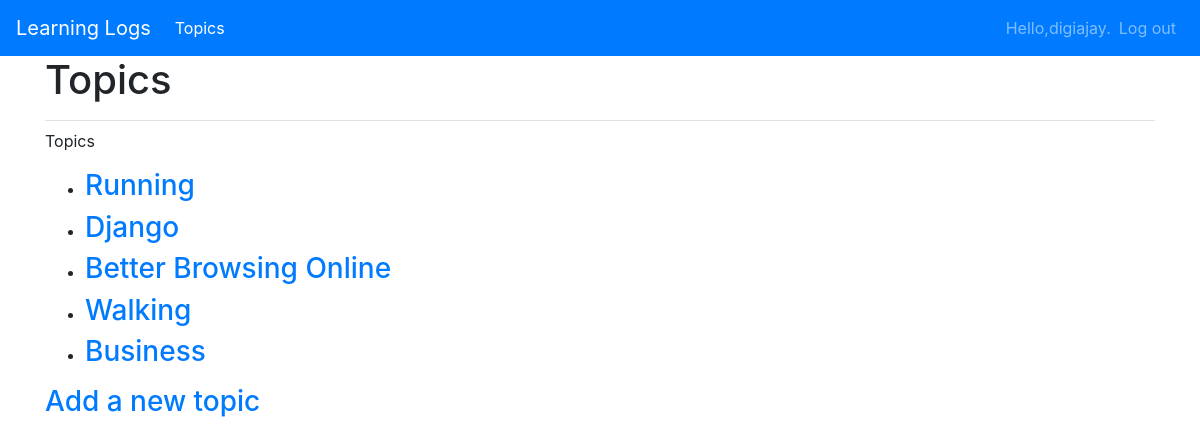
The page /topics (signed in) on the database its author committed.
### learning_logs/models.py (models this page shows)
class Topic(models.Model):
    topic = models.CharField(max_length=100)
    timestamp_added = models.DateTimeField(auto_now_add=True)
    owner = models.ForeignKey(User, on_delete=models.CASCADE)
    def __str__(self):
        return self.topic

### learning_logs/views.py (the view)
# urls.py: path('topics',views.topics,name='topics'),
@login_required
def topics(request):
    topics = Topic.objects.filter(owner=request.user).order_by('timestamp_added')
    context = {'topics': topics}
    return render(request, 'learning_logs/topics.html', context)

### learning_logs/templates/learning_logs/topics.html
{% extends 'learning_logs/base.html' %}
{% block page_header %}
  <h1> Topics </h1>
{% endblock page_header %}
{% block content %}
  <p> Topics </p>
  <ul>
    {% for topic in topics %}
    <li><h3>
        <a href="{% url 'learning_logs:topic' topic.id %}">{{topic}}</a>
    </h3></li>
    {% empty %}
    <li><h3> No topics found </h3></li>
    {% endfor %}
  </ul>
  <h3><a href = "{% url 'learning_logs:new_topic' %}">Add a new topic</a></h3>
{% endblock content %}

### learning_logs/templates/learning_logs/base.html (shortened to what this page needs)
{% load bootstrap4 %}
<!doctype html>
<html lang="en">
<head>
    {% bootstrap_css %}
</head>
<body>
    <nav class="navbar navbar-expand-sm navbar-dark bg-primary">
        <a class="navbar-brand" href="{% url 'learning_logs:index' %}">Learning Logs</a>
        <div class="collapse navbar-collapse" id="collapsibleNavId">
            <ul class="navbar-nav mr-auto mt-2 mt-lg-0">
                <li class="nav-item active">
                    <a class="nav-link" href= "{% url 'learning_logs:topics' %}" >Topics</a>
                </li>
            </ul>
            <ul class="navbar-nav ml-auto">
                {% if user.is_authenticated %}
                    <li class="nav-item">
                        <span class = "navbar-text">Hello,{{user.username}}.</span>
                    </li>
                    <li class="nav-item">
                        <a class="nav-link" href = "{% url 'users:logout' %}">Log out</a>
                    </li>
                {% endif %}
            </ul>
        </div>
    </nav>
    <main role="main" class="container">
        <div class="pb-2 mb-2 border-bottom">
            {% block page_header %}{% endblock page_header %}
        </div>
        <div>
            {% block content %}{% endblock content %}
        </div>
    </main>
</body>
</html>

### rows shown on the page
Topic: topic "Running"
Topic: topic "Django"
Topic: topic "Better Browsing Online"
Topic: topic "Walking"
Topic: topic "Business"

### other values the page prints
{{ user.username }} "digiajay"
